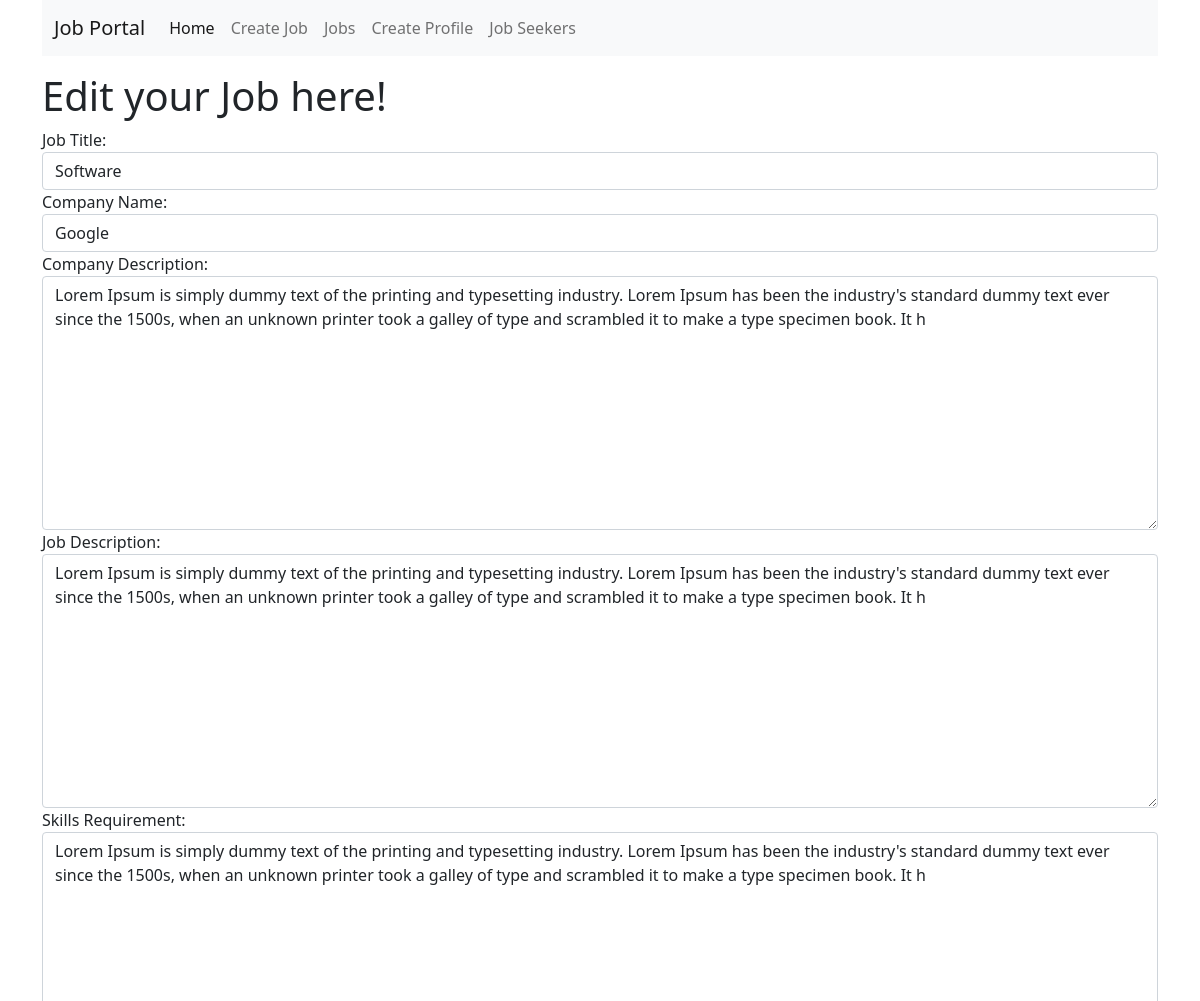
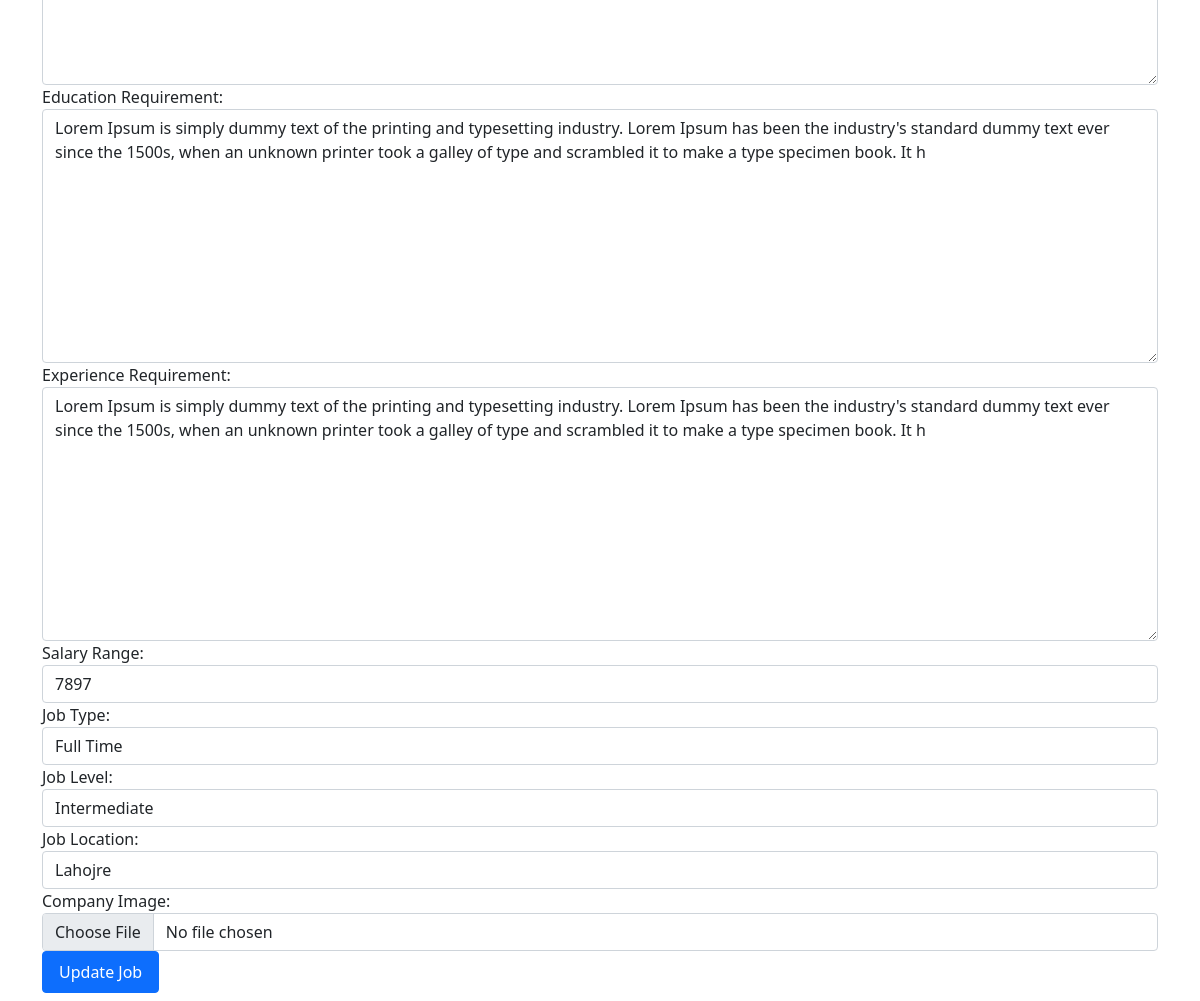
Screenshot of /job/edit/software/ with the database file from the repository (2 pictures, top to bottom).
### jobs/models.py (models this page shows)
class newJob(models.Model):
    JobType=[
        ('Full Time', 'Full Time'),
        ('Part Time', 'Part Time'),
        ('Internship', 'Internship'),
        ('Temporary', 'Temporary'),
        ('Contract', 'Contract'),
    ]
    JobLevel=[
        ('Beginner', 'Beginner'),
        ('Intermediate', 'Intermediate'),
        ('Advanced', 'Advanced'),
    ]
    jobTitle=models.CharField(max_length=50, blank=False, null=False, default=None)
    jobDescription=models.CharField(max_length=250,null=False, blank=True)
    skillsRequirement=models.CharField(max_length=250,blank=False, default=None, null=False)
    experienceRequirement=models.CharField(max_length=250,blank=False, default=None, null=True)
    educationRequirement=models.CharField(max_length=250,blank=False, default=None, null=False)
    jobLocation=models.CharField(max_length=100, blank=False, null=False)
    salaryRange=models.IntegerField(blank=True, null=False)
    companyName=models.CharField(max_length=40, blank=True, null=False)
    jobLevel=models.CharField(choices=JobLevel, max_length=40, null=False, blank=False, default="Intermediate")
    jobType=models.CharField(choices=JobType, max_length=40, null=False, blank=False, default="Full Time")
    companyDescription=models.CharField(max_length=250,blank=False, default=None, null=False)
    postJobSlug=AutoSlugField(populate_from="jobTitle", unique=True, null=True, default=None)
    companyImage=models.ImageField(upload_to='company_image/')

### jobs/createjob_views.py (the view)
# urls.py: path('job/edit/<slug>/', createjob_views.EditJob, name='editjob'),
def EditJob(request, slug):
    try:
        slug=slug
        get_job= newJob.objects.get(postJobSlug=slug)
        if(get_job):
            form=CreateJob(instance=get_job)
            return render(request, 'create_job/editjob.html', {'form':form, "job":get_job})
        else:
            messages.error(request, "Professional details can not be load to edit now!")
            return redirect('/createjob')
    except:
        messages.error(request, "Some kind of internal error.")
        return redirect("/createjob")

### templates/create_job/editjob.html (shortened to what this page needs)
{% extends '../base.html'%} {% block content %}
<div class="container">
    <div class="row d-flex justify-content-center createjob_container">
        <div class="col-md-12 createjob_area mt-3">
            <h1>Edit your Job here!</h1>
            {% if job %}
            <form action="/job/edited/{{job.postJobSlug}}/" method="post" enctype="multipart/form-data" class="createjob_form my-2">
                {{form}}
                <div class="createjob_form_btn">
                    <button type="submit" class="btn btn-primary py-2 px-3">Update Job</button>
                </div>
            </form>
            {% endif  %}
        </div>
    </div>
</div>
{% endblock %}

### static/style.css (style rules this page uses)
* { padding: 0px; margin: 0px; box-sizing: border-box; }
*, *::before, *::after { box-sizing: border-box; }

### rows the page displays
newJob: jobTitle "Software", companyName "Google", companyDescription "Lorem Ipsum is simply dummy text of the printing and typesetting industry. Lorem Ipsum has been the industry's standard dummy text ever since the 1500s, when an unknown printer took a galley of type and scrambled it to make a type specimen book. It h", jobDescription "Lorem Ipsum is simply dummy text of the printing and typesetting industry. Lorem Ipsum has been the industry's standard dummy text ever since the 1500s, when an unknown printer took a galley of type and scrambled it to make a type specimen book. It h", skillsRequirement "Lorem Ipsum is simply dummy text of the printing and typesetting industry. Lorem Ipsum has been the industry's standard dummy text ever since the 1500s, when an unknown printer took a galley of type and scrambled it to make a type specimen book. It h", educationRequirement "Lorem Ipsum is simply dummy text of the printing and typesetting industry. Lorem Ipsum has been the industry's standard dummy text ever since the 1500s, when an unknown printer took a galley of type and scrambled it to make a type specimen book. It h", experienceRequirement "Lorem Ipsum is simply dummy text of the printing and typesetting industry. Lorem Ipsum has been the industry's standard dummy text ever since the 1500s, when an unknown printer took a galley of type and scrambled it to make a type specimen book. It h", salaryRange "7897", jobType "Full Time", jobLevel "Intermediate", jobLocation "Lahojre"
